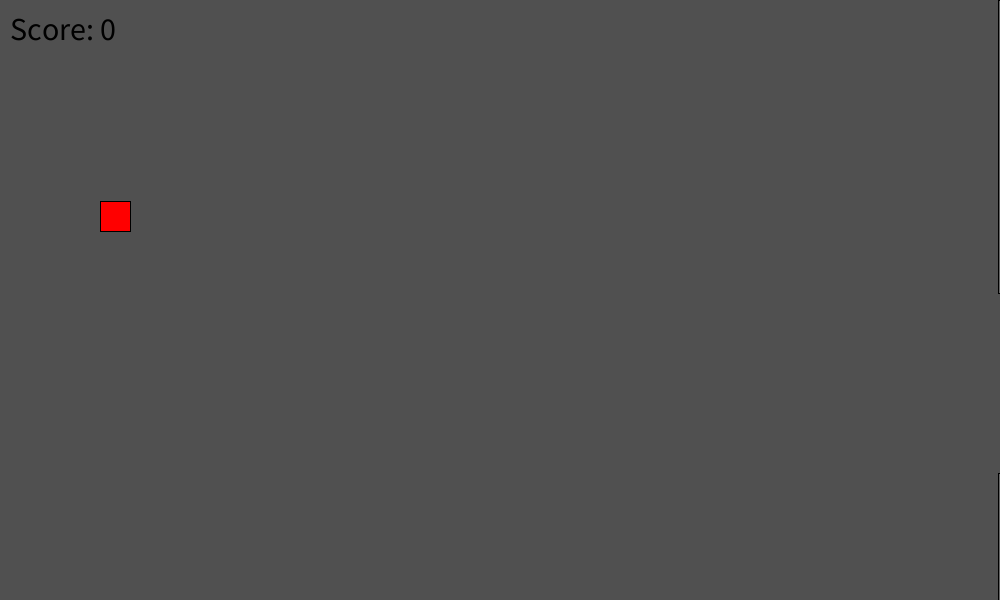
Frame 1 (no input)
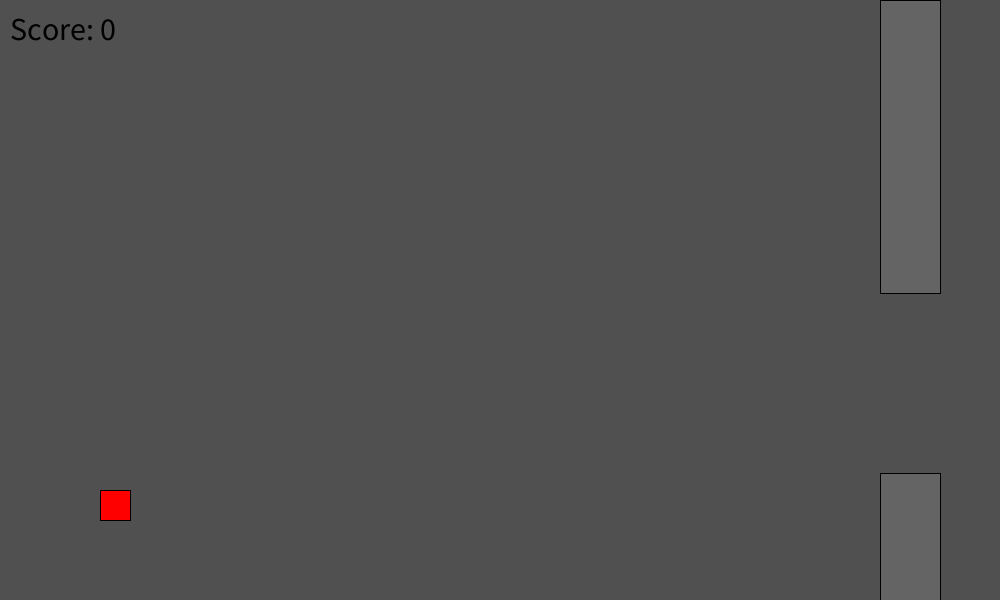
Frame 60 (the mouse pressed at the canvas centre just before this capture)
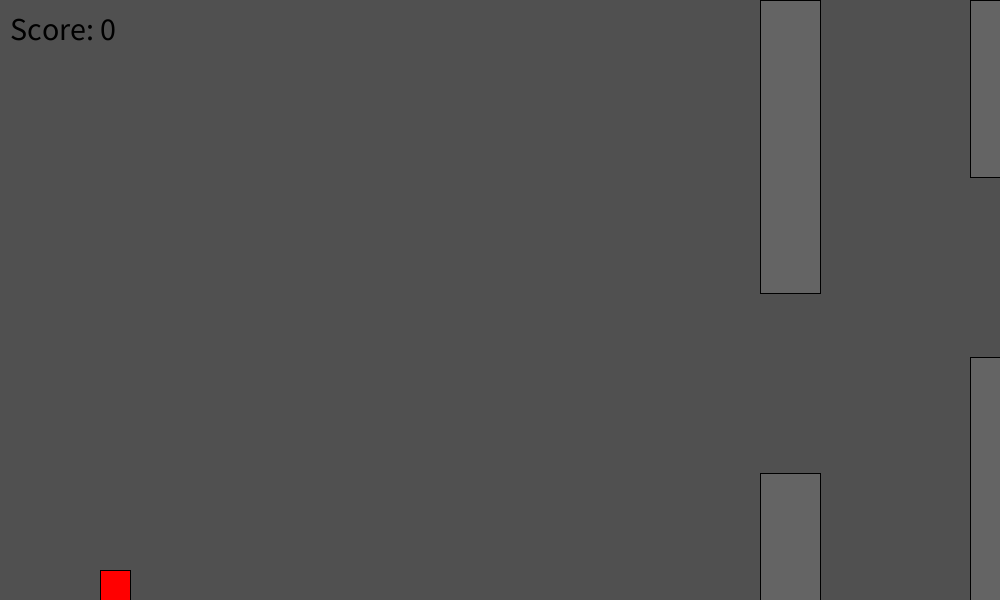
Frame 120 (the mouse held since frame 60 and released just before this capture)

The Processing sketch that drew these frames (run headless with seeded random() and noise(); from frame 60 on, the mouse is pressed at the canvas centre):

// Processing sketch: sketch_241001c
// ── sketch_241001c.pde
int helicopterX = 100;
int helicopterY = 200;
int speedY = 0;
boolean spacePressed = false;

int buildingWidth = 60;
int buildingGap = 180;
int numBuildings = 3;
int[] buildingX;
int[] buildingGapPosition;

int score = 0;
boolean[] passedBuilding;

void setup() {
  size(1000, 600);
  buildingX = new int[numBuildings];
  buildingGapPosition = new int[numBuildings];
  passedBuilding = new boolean[numBuildings];
  
  for (int i = 0; i < numBuildings; i++) {
    buildingX[i] = width + i * (buildingWidth + 150);
    buildingGapPosition[i] = (int) random(100, height - 200);
    passedBuilding[i] = false;
  }
}

void draw() {
  background(80, 80, 80);
  updateHelicopter();
  displayHelicopter();
  updateBuildings();
  displayBuildings();
  checkScore();
  displayScore();
  
  if (checkCollision()) {
    resetGame();
  }
}

void updateHelicopter() {
  if (!spacePressed) {
    speedY += 1;
  } else {
    speedY -= 2;
  }

  speedY = constrain(speedY, -5, 5);
  helicopterY += speedY;
  helicopterY = constrain(helicopterY, 0, height - 30);
}

void displayHelicopter() {
  fill(255, 0, 0);
  rect(helicopterX, helicopterY, 30, 30);
 
}

void updateBuildings() {
  for (int i = 0; i < numBuildings; i++) {
    buildingX[i] -= 2;

    if (buildingX[i] + buildingWidth < 0) {
      buildingX[i] = width;
      buildingGapPosition[i] = (int) random(100, height - 200);
      passedBuilding[i] = false;
    }
  }
}

void displayBuildings() {
  fill(100, 100, 100);

  for (int i = 0; i < numBuildings; i++) {
    rect(buildingX[i], 0, buildingWidth, buildingGapPosition[i]);
    rect(buildingX[i], buildingGapPosition[i] + buildingGap, buildingWidth, height - (buildingGapPosition[i] + buildingGap));
  }
}

boolean checkCollision() {
  for (int i = 0; i < numBuildings; i++) {
    if (helicopterX + 60 > buildingX[i] && helicopterX < buildingX[i] + buildingWidth) {
      if (helicopterY < buildingGapPosition[i] || helicopterY + 30 > buildingGapPosition[i] + buildingGap) {
        return true;
      }
    }
  }
  return false;
}

void checkScore() {
  for (int i = 0; i < numBuildings; i++) {
    if (!passedBuilding[i] && helicopterX > buildingX[i] + buildingWidth) {
      score++;
      passedBuilding[i] = true;
    }
  }
}

void displayScore() {
  fill(0);
  textSize(32);
  text("Score: " + score, 10, 40);
}

void resetGame() {
  helicopterY = 200;
  speedY = 0;
  score = 0;

  for (int i = 0; i < numBuildings; i++) {
    buildingX[i] = width + i * (buildingWidth + 150);
    buildingGapPosition[i] = (int) random(100, height - 200);
    passedBuilding[i] = false;
  }
}

void keyPressed() {
  if (key == ' ') {
    spacePressed = true;
  }
}

void keyReleased() {
  if (key == ' ') {
    spacePressed = false;
  }
}
